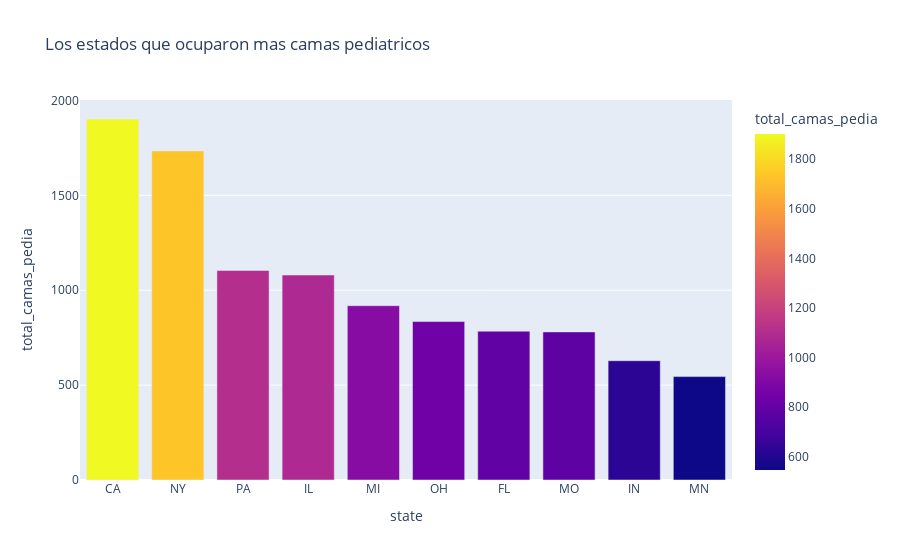

The notebook cell this image was saved under:
### Code cell
fig = px.bar(df04.head(10), x='state', y='total_camas_pedia', color='total_camas_pedia', title='Los estados que ocuparon mas camas pediatricos')
fig.show()
print('Los estados que ocuparon mas camas pediatricos \n' , top05_4.to_markdown() )

### Figure 1 — Plotly figure (JSON) as saved in the notebook; plotly's stock layout.template omitted (floating-point values rounded to 4 significant figures)
{"data": [{"alignmentgroup": "True", "hovertemplate": "state=%{x}<br>total_camas_pedia=%{marker.color}<extra></extra>", "legendgroup": "", "marker": {"color": [1902.0, 1734.0, 1104.0, 1080.0, 918.5, 834.9, 784.1, 780.3, 628.6, 544.8], "coloraxis": "coloraxis", "pattern": {"shape": ""}}, "name": "", "offsetgroup": "", "orientation": "v", "showlegend": false, "textposition": "auto", "type": "bar", "x": ["CA", "NY", "PA", "IL", "MI", "OH", "FL", "MO", "IN", "MN"], "xaxis": "x", "y": [1902.0, 1734.0, 1104.0, 1080.0, 918.5, 834.9, 784.1, 780.3, 628.6, 544.8], "yaxis": "y"}], "layout": {"barmode": "relative", "coloraxis": {"colorbar": {"title": {"text": "total_camas_pedia"}}, "colorscale": [[0, "#0d0887"], [0.1111, "#46039f"], [0.2222, "#7201a8"], [0.3333, "#9c179e"], [0.4444, "#bd3786"], [0.5556, "#d8576b"], [0.6667, "#ed7953"], [0.7778, "#fb9f3a"], [0.8889, "#fdca26"], [1, "#f0f921"]]}, "legend": {"tracegroupgap": 0}, "title": {"text": "Los estados que ocuparon mas camas pediatricos"}, "xaxis": {"anchor": "y", "domain": [0, 1], "title": {"text": "state"}}, "yaxis": {"anchor": "x", "domain": [0, 1], "title": {"text": "total_camas_pedia"}}}}
